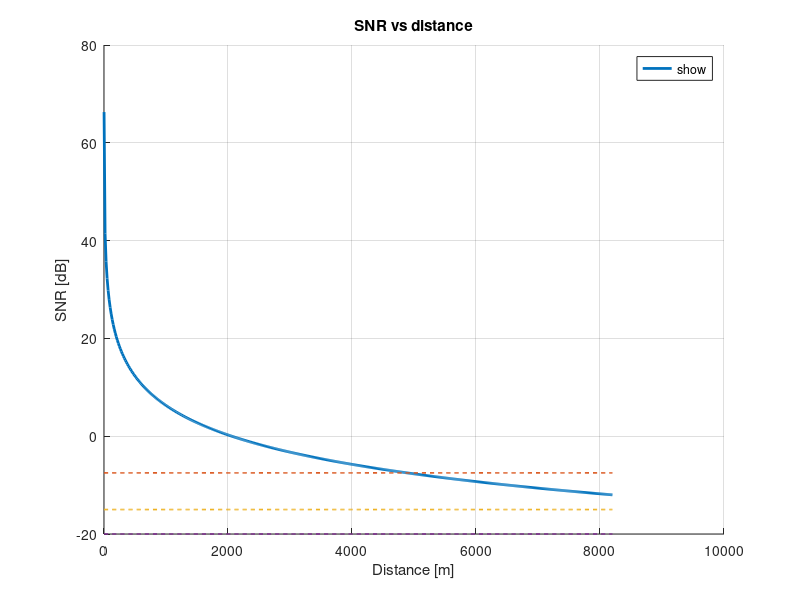

This chart was generated by the following MATLAB code:
clear; 
clc; 
close all;

Pt_dBm = 13;
Gt_dBi = 1.0;
Gr_dBi = 2.0;
fc_Hz = 920e6;
BW_Hz = 100e3;
NF_dB = 6.0;
c = 3e8;

L_glass_per_pane_dB = 15;
N_glass_panes = 2;
L_margin_dB = 6.0;

d_target_m = 8200;

SNR_req_SF7 = -7.5;
SNR_req_SF10 = -15;
SNR_req_SF12 = -20;

d_m = linspace(1, 8200, 500);

FSPL_dB = 20*log10(4*pi*d_m*fc_Hz/c);
L_glass_total_dB = N_glass_panes * L_glass_per_pane_dB;

Pr_dBm = Pt_dBm + Gt_dBi + Gr_dBi - FSPL_dB - L_glass_total_dB - L_margin_dB;

N_dBm = -174 + 10*log10(BW_Hz) + NF_dB;

SNR_dB = Pr_dBm - N_dBm;

figure;
hold on;
plot(d_m, SNR_dB, 'LineWidth', 2, 'DisplayName', 'SNR');
plot(d_m, SNR_req_SF7*ones(size(d_m)), '--', 'LineWidth', 1.2, 'DisplayName', 'SF7 ');
plot(d_m, SNR_req_SF10*ones(size(d_m)), '--', 'LineWidth', 1.2, 'DisplayName', 'SF10 ');
plot(d_m, SNR_req_SF12*ones(size(d_m)), '--', 'LineWidth', 1.2, 'DisplayName', 'SF12　');
hold off;
grid on;
xlabel('Distance [m]');
ylabel('SNR [dB]');
title('SNR vs distance');
legend('show', 'Location', 'best');

FSPL_target_dB = 20*log10(4*pi*d_target_m*fc_Hz/c);
Pr_target_dBm = Pt_dBm + Gt_dBi + Gr_dBi - FSPL_target_dB - L_glass_total_dB - L_margin_dB;
SNR_target_dB = Pr_target_dBm - N_dBm;

d_max_SF7_m = interp1(SNR_dB, d_m, SNR_req_SF7);
d_max_SF10_m = interp1(SNR_dB, d_m, SNR_req_SF10);
d_max_SF12_m = interp1(SNR_dB, d_m, SNR_req_SF12);

fprintf('Distance: %.1f m\n', d_target_m);
fprintf('FSPL: %.2f dB\n', FSPL_target_dB);
fprintf('Glass loss %.2f dB\n', N_glass_panes, L_glass_total_dB);
fprintf('Margin (cable/impl/pol/multipath): %.2f dB\n', L_margin_dB);
fprintf('Received power Pr: %.2f dBm\n', Pr_target_dBm);
fprintf('Noise floor N: %.2f dBm\n', N_dBm);
fprintf('SNR: %.2f dB\n', SNR_target_dB);
fprintf('Max distance for SF7 (%.1f dB req): %.1f m\n', SNR_req_SF7, d_max_SF7_m);
fprintf('Max distance for SF10 (%.1f dB req): %.1f m\n', SNR_req_SF10, d_max_SF10_m);
fprintf('Max distance for SF12 (%.1f dB req): %.1f m\n', SNR_req_SF12, d_max_SF12_m);
